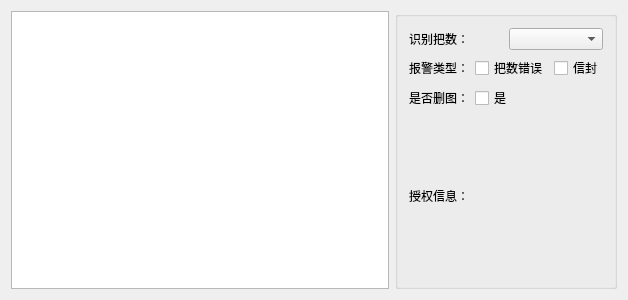
<?xml version="1.0" encoding="UTF-8"?>
<ui version="4.0">
 <class>BagModify</class>
 <widget class="QWidget" name="BagModify">
  <property name="geometry">
   <rect>
    <x>0</x>
    <y>0</y>
    <width>628</width>
    <height>300</height>
   </rect>
  </property>
  <property name="windowTitle">
   <string>BagModify</string>
  </property>
  <layout class="QHBoxLayout" name="horizontalLayout_2">
   <item>
    <widget class="QDispView" name="graphicsView">
     <property name="minimumSize">
      <size>
       <width>0</width>
       <height>0</height>
      </size>
     </property>
     <property name="maximumSize">
      <size>
       <width>16777215</width>
       <height>16777215</height>
      </size>
     </property>
    </widget>
   </item>
   <item>
    <widget class="QGroupBox" name="groupBox">
     <property name="title">
      <string/>
     </property>
     <layout class="QVBoxLayout" name="verticalLayout">
      <item>
       <layout class="QHBoxLayout" name="horizontalLayout">
        <item>
         <widget class="QLabel" name="label">
          <property name="text">
           <string>识别把数：</string>
          </property>
         </widget>
        </item>
        <item>
         <widget class="QComboBox" name="comboBox"/>
        </item>
       </layout>
      </item>
      <item>
       <layout class="QGridLayout" name="gridLayout">
        <item row="0" column="0">
         <widget class="QLabel" name="label_2">
          <property name="text">
           <string>报警类型：</string>
          </property>
         </widget>
        </item>
        <item row="0" column="1">
         <widget class="QCheckBox" name="checkBox">
          <property name="text">
           <string>把数错误</string>
          </property>
         </widget>
        </item>
        <item row="0" column="2">
         <widget class="QCheckBox" name="checkBox_2">
          <property name="text">
           <string>信封</string>
          </property>
         </widget>
        </item>
        <item row="1" column="0">
         <widget class="QLabel" name="label_3">
          <property name="text">
           <string>是否删图：</string>
          </property>
         </widget>
        </item>
        <item row="1" column="1">
         <widget class="QCheckBox" name="checkBox_3">
          <property name="text">
           <string>是</string>
          </property>
         </widget>
        </item>
       </layout>
      </item>
      <item>
       <widget class="QLabel" name="label_4">
        <property name="text">
         <string>授权信息：</string>
        </property>
       </widget>
      </item>
     </layout>
    </widget>
   </item>
  </layout>
 </widget>
 <layoutdefault spacing="6" margin="11"/>
 <customwidgets>
  <customwidget>
   <class>QDispView</class>
   <extends>QGraphicsView</extends>
   <header location="global">dispview.h</header>
  </customwidget>
 </customwidgets>
 <resources/>
 <connections/>
</ui>
